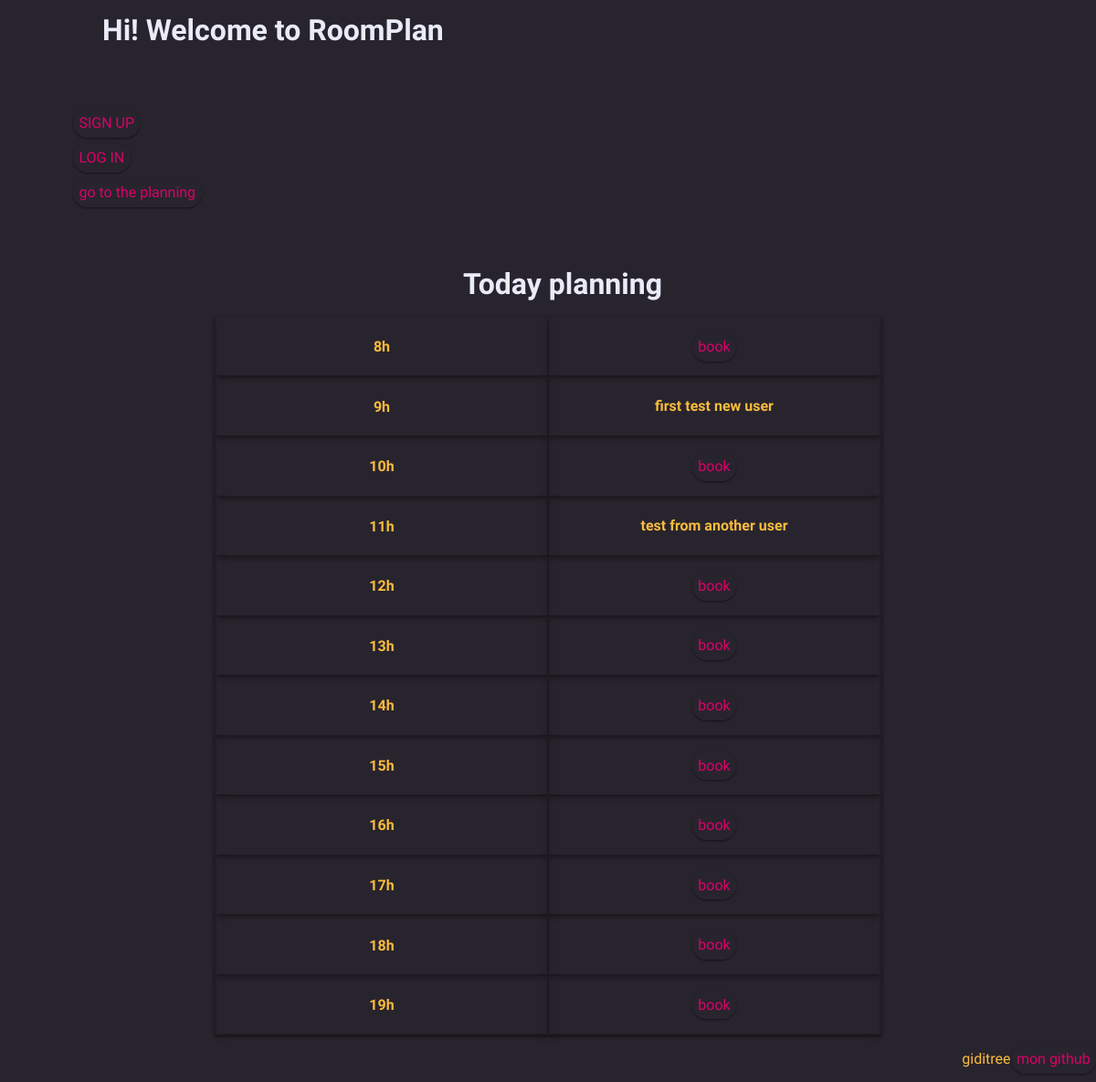
The page / on the database its author committed.
### tables this page shows
CREATE TABLE IF NOT EXISTS `reservations` (
  `id` int(11) NOT NULL AUTO_INCREMENT,
  `titre` varchar(255) NOT NULL,
  `description` text NOT NULL,
  `debut` datetime NOT NULL,
  `fin` datetime NOT NULL,
  `id_utilisateur` int(11) NOT NULL,
  PRIMARY KEY (`id`)
);

### index.php (the view, shortened to what this page needs)
<!DOCTYPE html>
<html>
<head>
	<link rel="stylesheet" type="text/css" href="reservationsalles.css">
</head>
<body>
	<main id='index'>
		<div id="indextitles">
			<h1> Hi! Welcome to RoomPlan</h1><br>
			<br>
			<br>
			<a href="inscription.php" target="_top">SIGN UP </a>
			<br><br>
			<a href="connexion.php" target="_top">LOG IN</a>
			<br><br>
			<a href="planning.php" target="_top"> go to the planning </a>
			<br><br><br><br>
		</div>
		<div id="indextablediv">
			<h1>Today planning</h1>
<?php
$servername = 'localhost:3306';
$username = 'giditree';
$password = 'admin.io';
$database = 'carlo-de-grandi-giacomo_reservationsalles';
$conn = mysqli_connect($servername, $username, $password, $database);
echo '<table id="todaytable">';
	for($i=0;$i<=11;$i++){
		echo '<tr>';
		$date2=date('Y-m-d H:i:s');
		$date2=substr($date2, 0, -9);
		$date2=$date2.' 0'.($i+8).':00:00';
		$questlive2= "SELECT * FROM reservations WHERE debut = '$date2'";
		$req2= mysqli_query($conn,$questlive2);
		$res2= mysqli_fetch_all($req2,MYSQLI_ASSOC);
		echo '<td><h4>'.($i+8).'h</h4></td>';
		if(!empty($res2)){
		echo '<td><h2>'.$res2[0]['titre'].'</h2></td>';
		echo '</tr>';
		} else {
		echo '<td><a href="planning.php">book</a></td>';
		echo '</tr>';
		}
	}
?>
			</table>
		</div>
	</main>
	<footer>
			<p>giditree<p>
			<a href="https://github.com/Giacomo-DeGrandi">mon github</a>
	</footer>
</body>
</html>

### reservationsalles.css (style rules this page uses)
:root { --generalfont: 'Source Sans Pro', sans-serif; --white: #E9EBF8; --black: black; --fontcolw: #FEFFFE; --bkg: #28242E; --bkgborder: #50485B; --bittered: #28242E; --yellored: #FABC3C; --slateblu: #8C78E2; --middleblu: #B7ABED; --colblu: #2584BB; --greeny: #00CC66; --rose: #D90368; --fuxia: #FC3692; --orange: #F75C03; --red: #F71735; --cardshad: rgba(0, 0, 0, 0.1) 0px 1px 3px 0px, rgba(0, 0, 0, 0.46) 0px 1px 2px 0px; --othershad: rgba(0, 0, 0, 0.36) 0px 1px 4px; --cardtitle: rgba(0, 0, 0, 0.06) 0px 2px 4px 0px inset; --titleshad: rgba(99, 99, 99, 0.2) 0px 2px 8px 0px; }
body { margin: 0px; font-family: var(--generalfont); background-color: var(--bittered); color: var(--yellored); -ms-overflow-style: none; scrollbar-width: none; }
a { background-color: var(--bittered); text-decoration: none; border-radius: 4vh; padding: 0.8vh; color: var(--rose); box-shadow: var(--cardshad); text-align: center; }
h1 { color: var(--white); text-shadow: var(--titleshad); margin-left: 4vh; line-height: 0.8em; }
h2 { font-size: 1em; line-height: 0.4em; }
footer { display: flex; justify-content: flex-end; align-items: flex-end; }
#indextitles { margin-left: 10vh; }
#todaytable { box-shadow: var(--cardshad); }
#todaytable td { width: 45vh; box-shadow: rgba(0, 0, 0, 0.16) 0px 3px 6px, rgba(0, 0, 0, 0.23) 0px 3px 6px; text-align: center; }
#indextablediv { display: flex; flex-direction: column; align-items: center; }

### rows shown on the page
reservations: titre "first test new user"
reservations: titre "test from another user"
